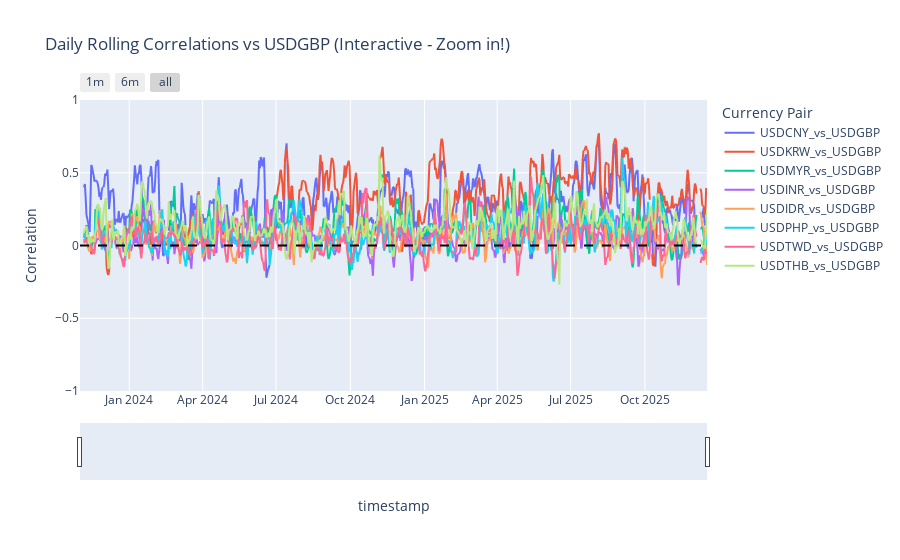

The notebook cell saved with this chart:
### Code cell
# for usdgbp

import plotly.express as px

# Filter just the data we want to plot
plot_data = daily_corr[usdgbp_cols].reset_index()

# Create interactive line chart
fig = px.line(plot_data, x='timestamp', y=usdgbp_cols,
              title='Daily Rolling Correlations vs USDGBP (Interactive - Zoom in!)',
              labels={'value': 'Correlation', 'variable': 'Currency Pair'})

# Customize: Add a range slider and highlight the 0 line
fig.update_layout(
    xaxis=dict(
        rangeselector=dict(
            buttons=list([
                dict(count=1, label="1m", step="month", stepmode="backward"),
                dict(count=6, label="6m", step="month", stepmode="backward"),
                dict(step="all")
            ])
        ),
        rangeslider=dict(visible=True), # Adds a slider at the bottom
        type="date"
    ),
    yaxis=dict(range=[-1, 1]) # Fix y-axis to standard correlation limits
)

# Add a zero line to easily see when correlations flip negative
fig.add_hline(y=0, line_dash="dash", line_color="black")

fig.show()

### Figure 1 — Plotly figure (JSON) as saved in the notebook; plotly's stock layout.template omitted (floating-point values rounded to 4 significant figures; data arrays with more than 128 entries replaced by an {"elided": "..."} marker saying what was removed)
{"data": [{"hovertemplate": "Currency Pair=USDCNY_vs_USDGBP<br>timestamp=%{x}<br>Correlation=%{y}<extra></extra>", "legendgroup": "USDCNY_vs_USDGBP", "line": {"color": "#636efa", "dash": "solid"}, "marker": {"symbol": "circle"}, "mode": "lines", "name": "USDCNY_vs_USDGBP", "showlegend": true, "type": "scattergl", "x": {"elided": "778 str values"}, "xaxis": "x", "y": {"elided": "778 float values"}, "yaxis": "y"}, {"hovertemplate": "Currency Pair=USDKRW_vs_USDGBP<br>timestamp=%{x}<br>Correlation=%{y}<extra></extra>", "legendgroup": "USDKRW_vs_USDGBP", "line": {"color": "#EF553B", "dash": "solid"}, "marker": {"symbol": "circle"}, "mode": "lines", "name": "USDKRW_vs_USDGBP", "showlegend": true, "type": "scattergl", "x": {"elided": "778 str values"}, "xaxis": "x", "y": {"elided": "778 float values"}, "yaxis": "y"}, {"hovertemplate": "Currency Pair=USDMYR_vs_USDGBP<br>timestamp=%{x}<br>Correlation=%{y}<extra></extra>", "legendgroup": "USDMYR_vs_USDGBP", "line": {"color": "#00cc96", "dash": "solid"}, "marker": {"symbol": "circle"}, "mode": "lines", "name": "USDMYR_vs_USDGBP", "showlegend": true, "type": "scattergl", "x": {"elided": "778 str values"}, "xaxis": "x", "y": {"elided": "778 float values"}, "yaxis": "y"}, {"hovertemplate": "Currency Pair=USDINR_vs_USDGBP<br>timestamp=%{x}<br>Correlation=%{y}<extra></extra>", "legendgroup": "USDINR_vs_USDGBP", "line": {"color": "#ab63fa", "dash": "solid"}, "marker": {"symbol": "circle"}, "mode": "lines", "name": "USDINR_vs_USDGBP", "showlegend": true, "type": "scattergl", "x": {"elided": "778 str values"}, "xaxis": "x", "y": {"elided": "778 float values"}, "yaxis": "y"}, {"hovertemplate": "Currency Pair=USDIDR_vs_USDGBP<br>timestamp=%{x}<br>Correlation=%{y}<extra></extra>", "legendgroup": "USDIDR_vs_USDGBP", "line": {"color": "#FFA15A", "dash": "solid"}, "marker": {"symbol": "circle"}, "mode": "lines", "name": "USDIDR_vs_USDGBP", "showlegend": true, "type": "scattergl", "x": {"elided": "778 str values"}, "xaxis": "x", "y": {"elided": "778 float values"}, "yaxis": "y"}, {"hovertemplate": "Currency Pair=USDPHP_vs_USDGBP<br>timestamp=%{x}<br>Correlation=%{y}<extra></extra>", "legendgroup": "USDPHP_vs_USDGBP", "line": {"color": "#19d3f3", "dash": "solid"}, "marker": {"symbol": "circle"}, "mode": "lines", "name": "USDPHP_vs_USDGBP", "showlegend": true, "type": "scattergl", "x": {"elided": "778 str values"}, "xaxis": "x", "y": {"elided": "778 float values"}, "yaxis": "y"}, {"hovertemplate": "Currency Pair=USDTWD_vs_USDGBP<br>timestamp=%{x}<br>Correlation=%{y}<extra></extra>", "legendgroup": "USDTWD_vs_USDGBP", "line": {"color": "#FF6692", "dash": "solid"}, "marker": {"symbol": "circle"}, "mode": "lines", "name": "USDTWD_vs_USDGBP", "showlegend": true, "type": "scattergl", "x": {"elided": "778 str values"}, "xaxis": "x", "y": {"elided": "778 float values"}, "yaxis": "y"}, {"hovertemplate": "Currency Pair=USDTHB_vs_USDGBP<br>timestamp=%{x}<br>Correlation=%{y}<extra></extra>", "legendgroup": "USDTHB_vs_USDGBP", "line": {"color": "#B6E880", "dash": "solid"}, "marker": {"symbol": "circle"}, "mode": "lines", "name": "USDTHB_vs_USDGBP", "showlegend": true, "type": "scattergl", "x": {"elided": "778 str values"}, "xaxis": "x", "y": {"elided": "778 float values"}, "yaxis": "y"}], "layout": {"legend": {"title": {"text": "Currency Pair"}, "tracegroupgap": 0}, "shapes": [{"line": {"color": "black", "dash": "dash"}, "type": "line", "x0": 0, "x1": 1, "xref": "x domain", "y0": 0, "y1": 0, "yref": "y"}], "title": {"text": "Daily Rolling Correlations vs USDGBP (Interactive - Zoom in!)"}, "xaxis": {"anchor": "y", "domain": [0, 1], "rangeselector": {"buttons": [{"count": 1, "label": "1m", "step": "month", "stepmode": "backward"}, {"count": 6, "label": "6m", "step": "month", "stepmode": "backward"}, {"step": "all"}]}, "rangeslider": {"visible": true}, "title": {"text": "timestamp"}, "type": "date"}, "yaxis": {"anchor": "x", "domain": [0, 1], "range": [-1, 1], "title": {"text": "Correlation"}}}}
